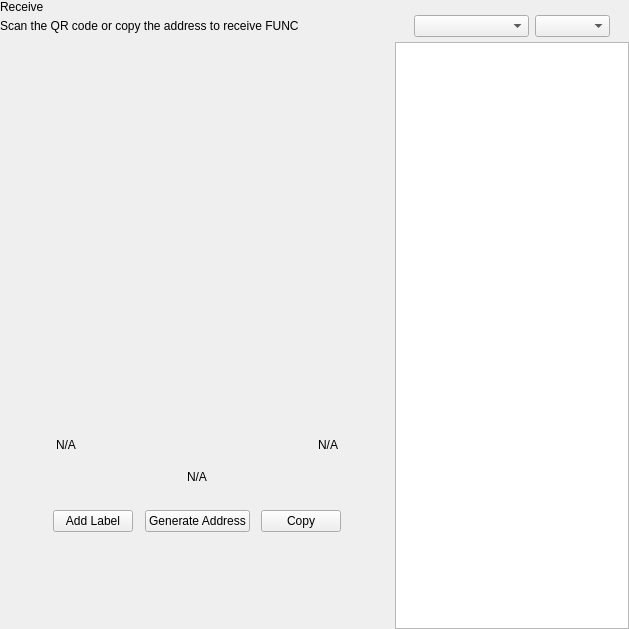
<?xml version="1.0" encoding="UTF-8"?>
<ui version="4.0">
 <class>ReceiveWidget</class>
 <widget class="QWidget" name="ReceiveWidget">
  <property name="geometry">
   <rect>
    <x>0</x>
    <y>0</y>
    <width>629</width>
    <height>629</height>
   </rect>
  </property>
  <property name="minimumSize">
   <size>
    <width>0</width>
    <height>0</height>
   </size>
  </property>
  <property name="windowTitle">
   <string>Form</string>
  </property>
  <layout class="QHBoxLayout" name="horizontalLayout_2" stretch="2,1">
   <property name="spacing">
    <number>0</number>
   </property>
   <property name="leftMargin">
    <number>0</number>
   </property>
   <property name="topMargin">
    <number>0</number>
   </property>
   <property name="rightMargin">
    <number>0</number>
   </property>
   <property name="bottomMargin">
    <number>0</number>
   </property>
   <item>
    <widget class="QWidget" name="left" native="true">
     <layout class="QVBoxLayout" name="verticalLayout_3">
      <property name="leftMargin">
       <number>0</number>
      </property>
      <property name="topMargin">
       <number>0</number>
      </property>
      <property name="rightMargin">
       <number>0</number>
      </property>
      <property name="bottomMargin">
       <number>0</number>
      </property>
      <item>
       <layout class="QVBoxLayout" name="verticalLayout_2">
        <property name="spacing">
         <number>0</number>
        </property>
        <property name="leftMargin">
         <number>0</number>
        </property>
        <item>
         <layout class="QHBoxLayout" name="horizontalLayout_3">
          <property name="spacing">
           <number>0</number>
          </property>
          <item>
           <layout class="QVBoxLayout" name="verticalLayout_4">
            <property name="spacing">
             <number>5</number>
            </property>
            <item>
             <widget class="QLabel" name="labelTitle">
              <property name="text">
               <string>Receive</string>
              </property>
             </widget>
            </item>
            <item alignment="Qt::AlignTop">
             <widget class="QLabel" name="labelSubtitle1">
              <property name="text">
               <string>Scan the QR code or copy the address to receive FUNC</string>
              </property>
             </widget>
            </item>
           </layout>
          </item>
          <item>
           <spacer name="horizontalSpacer">
            <property name="orientation">
             <enum>Qt::Horizontal</enum>
            </property>
            <property name="sizeHint" stdset="0">
             <size>
              <width>40</width>
              <height>20</height>
             </size>
            </property>
           </spacer>
          </item>
         </layout>
        </item>
        <item>
         <spacer name="verticalSpacer_2">
          <property name="orientation">
           <enum>Qt::Vertical</enum>
          </property>
          <property name="sizeType">
           <enum>QSizePolicy::Expanding</enum>
          </property>
          <property name="sizeHint" stdset="0">
           <size>
            <width>20</width>
            <height>50</height>
           </size>
          </property>
         </spacer>
        </item>
        <item alignment="Qt::AlignHCenter">
         <widget class="QWidget" name="layoutQR" native="true">
          <property name="maximumSize">
           <size>
            <width>510</width>
            <height>16777215</height>
           </size>
          </property>
          <layout class="QVBoxLayout" name="verticalLayoutQr">
           <item>
            <spacer name="verticalSpacer11">
             <property name="orientation">
              <enum>Qt::Vertical</enum>
             </property>
             <property name="sizeType">
              <enum>QSizePolicy::Fixed</enum>
             </property>
             <property name="sizeHint" stdset="0">
              <size>
               <width>20</width>
               <height>20</height>
              </size>
             </property>
            </spacer>
           </item>
           <item alignment="Qt::AlignHCenter">
            <widget class="QLabel" name="labelQrImg">
             <property name="minimumSize">
              <size>
               <width>260</width>
               <height>260</height>
              </size>
             </property>
             <property name="maximumSize">
              <size>
               <width>260</width>
               <height>260</height>
              </size>
             </property>
             <property name="text">
              <string/>
             </property>
             <property name="alignment">
              <set>Qt::AlignCenter</set>
             </property>
            </widget>
           </item>
           <item>
            <spacer name="verticalSpacer_21">
             <property name="orientation">
              <enum>Qt::Vertical</enum>
             </property>
             <property name="sizeType">
              <enum>QSizePolicy::Fixed</enum>
             </property>
             <property name="sizeHint" stdset="0">
              <size>
               <width>20</width>
               <height>30</height>
              </size>
             </property>
            </spacer>
           </item>
           <item>
            <widget class="QWidget" name="widget" native="true">
             <property name="minimumSize">
              <size>
               <width>0</width>
               <height>0</height>
              </size>
             </property>
             <layout class="QHBoxLayout" name="horizontalLayout_5">
              <item>
               <widget class="QLabel" name="labelLabel">
                <property name="text">
                 <string notr="true">N/A</string>
                </property>
               </widget>
              </item>
              <item>
               <spacer name="horizontalSpacer_2">
                <property name="orientation">
                 <enum>Qt::Horizontal</enum>
                </property>
                <property name="sizeHint" stdset="0">
                 <size>
                  <width>141</width>
                  <height>20</height>
                 </size>
                </property>
               </spacer>
              </item>
              <item>
               <widget class="QLabel" name="labelDate">
                <property name="text">
                 <string notr="true">N/A</string>
                </property>
                <property name="alignment">
                 <set>Qt::AlignRight|Qt::AlignTrailing|Qt::AlignVCenter</set>
                </property>
               </widget>
              </item>
             </layout>
            </widget>
           </item>
           <item>
            <widget class="QLabel" name="labelAddress">
             <property name="sizePolicy">
              <sizepolicy hsizetype="Expanding" vsizetype="Preferred">
               <horstretch>0</horstretch>
               <verstretch>0</verstretch>
              </sizepolicy>
             </property>
             <property name="minimumSize">
              <size>
               <width>300</width>
               <height>0</height>
              </size>
             </property>
             <property name="text">
              <string notr="true">N/A</string>
             </property>
             <property name="alignment">
              <set>Qt::AlignCenter</set>
             </property>
            </widget>
           </item>
           <item>
            <spacer name="verticalSpacer_4">
             <property name="orientation">
              <enum>Qt::Vertical</enum>
             </property>
             <property name="sizeType">
              <enum>QSizePolicy::Fixed</enum>
             </property>
             <property name="sizeHint" stdset="0">
              <size>
               <width>20</width>
               <height>20</height>
              </size>
             </property>
            </spacer>
           </item>
           <item>
            <layout class="QHBoxLayout" name="horizontalLayout_4">
             <item alignment="Qt::AlignHCenter">
              <widget class="QPushButton" name="pushButtonLabel">
               <property name="focusPolicy">
                <enum>Qt::NoFocus</enum>
               </property>
               <property name="text">
                <string>Add Label</string>
               </property>
              </widget>
             </item>
             <item alignment="Qt::AlignHCenter">
              <widget class="QPushButton" name="pushButtonNewAddress">
               <property name="focusPolicy">
                <enum>Qt::NoFocus</enum>
               </property>
               <property name="text">
                <string>Generate Address</string>
               </property>
              </widget>
             </item>
             <item alignment="Qt::AlignHCenter">
              <widget class="QPushButton" name="pushButtonCopy">
               <property name="focusPolicy">
                <enum>Qt::NoFocus</enum>
               </property>
               <property name="text">
                <string>Copy</string>
               </property>
              </widget>
             </item>
            </layout>
           </item>
           <item>
            <spacer name="verticalSpacer_3">
             <property name="orientation">
              <enum>Qt::Vertical</enum>
             </property>
             <property name="sizeType">
              <enum>QSizePolicy::Expanding</enum>
             </property>
             <property name="sizeHint" stdset="0">
              <size>
               <width>20</width>
               <height>20</height>
              </size>
             </property>
            </spacer>
           </item>
          </layout>
         </widget>
        </item>
        <item>
         <spacer name="verticalSpacer">
          <property name="orientation">
           <enum>Qt::Vertical</enum>
          </property>
          <property name="sizeHint" stdset="0">
           <size>
            <width>20</width>
            <height>40</height>
           </size>
          </property>
         </spacer>
        </item>
       </layout>
      </item>
     </layout>
    </widget>
   </item>
   <item>
    <widget class="QWidget" name="right" native="true">
     <layout class="QVBoxLayout" name="verticalLayout_5">
      <property name="spacing">
       <number>0</number>
      </property>
      <property name="leftMargin">
       <number>1</number>
      </property>
      <property name="topMargin">
       <number>0</number>
      </property>
      <property name="rightMargin">
       <number>0</number>
      </property>
      <property name="bottomMargin">
       <number>0</number>
      </property>
      <item>
       <layout class="QVBoxLayout" name="container_right">
        <property name="spacing">
         <number>0</number>
        </property>
        <property name="leftMargin">
         <number>0</number>
        </property>
        <property name="rightMargin">
         <number>0</number>
        </property>
        <item>
         <layout class="QVBoxLayout" name="verticalLayout">
          <property name="spacing">
           <number>6</number>
          </property>
          <property name="leftMargin">
           <number>19</number>
          </property>
          <property name="rightMargin">
           <number>19</number>
          </property>
          <item>
           <widget class="OptionButton" name="btnRequest" native="true"/>
          </item>
          <item>
           <widget class="OptionButton" name="btnMyAddresses" native="true">
            <property name="sizePolicy">
             <sizepolicy hsizetype="Preferred" vsizetype="Minimum">
              <horstretch>0</horstretch>
              <verstretch>0</verstretch>
             </sizepolicy>
            </property>
           </widget>
          </item>
         </layout>
        </item>
        <item>
         <widget class="QWidget" name="sortWidget" native="true">
          <layout class="QHBoxLayout" name="horizontalLayout_6">
           <property name="leftMargin">
            <number>19</number>
           </property>
           <property name="rightMargin">
            <number>19</number>
           </property>
           <property name="bottomMargin">
            <number>5</number>
           </property>
           <item>
            <spacer name="horizontalSpacer_3">
             <property name="orientation">
              <enum>Qt::Horizontal</enum>
             </property>
             <property name="sizeHint" stdset="0">
              <size>
               <width>40</width>
               <height>20</height>
              </size>
             </property>
            </spacer>
           </item>
           <item>
            <widget class="QComboBox" name="comboBoxSort">
             <property name="sizePolicy">
              <sizepolicy hsizetype="Preferred" vsizetype="Fixed">
               <horstretch>0</horstretch>
               <verstretch>0</verstretch>
              </sizepolicy>
             </property>
             <property name="minimumSize">
              <size>
               <width>115</width>
               <height>0</height>
              </size>
             </property>
            </widget>
           </item>
           <item>
            <widget class="QComboBox" name="comboBoxSortOrder">
             <property name="sizePolicy">
              <sizepolicy hsizetype="Preferred" vsizetype="Fixed">
               <horstretch>0</horstretch>
               <verstretch>0</verstretch>
              </sizepolicy>
             </property>
             <property name="minimumSize">
              <size>
               <width>75</width>
               <height>0</height>
              </size>
             </property>
            </widget>
           </item>
          </layout>
         </widget>
        </item>
        <item>
         <widget class="QListView" name="listViewAddress"/>
        </item>
       </layout>
      </item>
     </layout>
    </widget>
   </item>
  </layout>
 </widget>
 <customwidgets>
  <customwidget>
   <class>OptionButton</class>
   <extends>QWidget</extends>
   <header>qt/func/optionbutton.h</header>
   <container>1</container>
  </customwidget>
 </customwidgets>
 <resources/>
 <connections/>
</ui>
